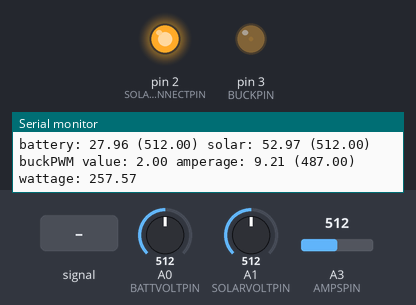
The sketch below on a simulated Arduino Uno, built with avr-gcc and run on an emulated ATmega328P. Parts: output pins drawn as LEDs (lit = HIGH), the last lines printed to the serial monitor. Inputs (shaded band) come from the test bench; at power-on: A1 (SOLARVOLTPIN) = 512, A0 (BATTVOLTPIN) = 512, A3 (AMPSPIN) = 512.

Above: at 1.2 s.
1.3 s: A1 (SOLARVOLTPIN) fed a 2 Hz sine of ±306 counts around its level
4.3 s: A1 (SOLARVOLTPIN) set to 716
At 5.0 s:
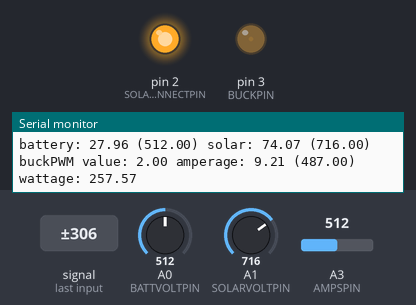
7.3 s: A0 (BATTVOLTPIN) set to 811
9.0 s: A0 (BATTVOLTPIN) set to 835
At 10.2 s:
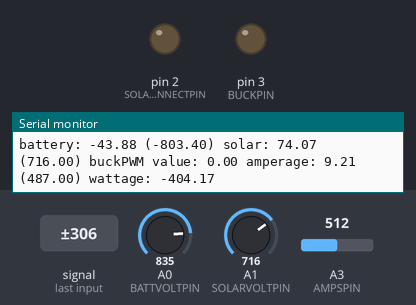
10.5 s: A0 (BATTVOLTPIN) set to 716
At 13.3 s:
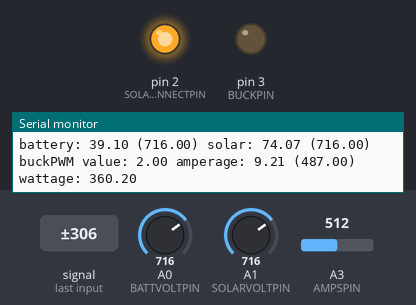
13.5 s: A0 (BATTVOLTPIN) set to 900
At 13.8 s:
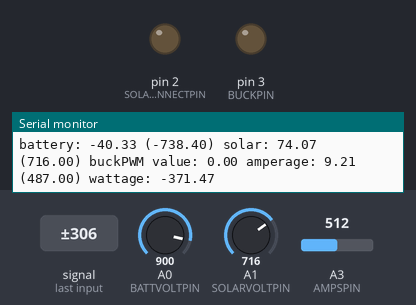
Timing chart, 0 to 16.0 s (numbered marks = the images above; inputs shaded):
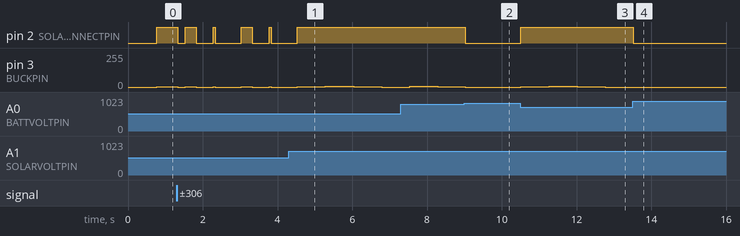

The sketch:

solar_muppet.ino
```cpp
#define BATTVOLTCOEFF 18.31 // calibrates perception of battery voltage
#define SOLARVOLTCOEFF 9.666 // calibrates perception of battery voltage
#define AMPSCOEFF 52.87  // calibrates perception of charge current
#define AMPSOFFSET 25  // calibrates zero amps point

#define LOWVOLTAGEDISCONNECT 10.5
#define LOWVOLTAGEDISCONNECTPIN 13
#define BATTFLOATVOLTAGE 14.1
// 10v = .457v at pin1 = vsolar 20k/1k ohm
// 10v = .927v at pin18 = vbatt?
// ground at pin5,  5v at pin 14
#define BUCKPIN 3 // which pin controls buck-converter transistors
// only use pin 3, 9, 10, or 11.  using 5 or 6 messes up millis() timing
#define SOLARDISCONNECTPIN 2 // turns on transistor linking solar- to ground, or relay
#define BATTVOLTPIN A0 // which pin reports battery voltage from resistors
#define SOLARVOLTPIN A1 // which pin reports solar panel voltage from resistors
#define AMPSPIN A3 // how much current is charging

#define BUCK_CUTIN 5.0  // minimum voltage to turn on transistors
#define BUCK_PERIOD 750 // milliseconds between buck converter pwm updates
#define SOLAR_CUTIN 2.0 // voltage excess over battVoltage which the solar panel can charge
#define DISPLAY_PERIOD 750  // how many milliseconds between printdisplay()s
#define AVG_CYCLES 40  // cycles of averaging function
#define MAXBUCK 254 // maximum pwm value for buck converter

#define BAUDRATE 9600 // serial baud rate for communications with world

float battVoltage = 0;  // voltage of battery
float solarVoltage = 0;  // voltage at panel
float amperage = 0;  // charging current
float wattage, lastWattage = 0;
int battAverageADC, lastBattAverageADC = 0;  // average ADC value of battvoltpin
int ampsAverageADC, lastAmpsAverageADC = 0;  // average ADC value of ampspin
int solarAverageADC = 0;  // average ADC value of solarvoltpin
unsigned long timeNow, lastBuck, lastDisplay = 0; // to hold system times
float buckDirection;  // amount to change PWM of buck converter while hunting
int lastBuckPWM = 0; // used to make sure we only analogWrite when integer changes
float buckPWM = 0.0;  // float to become PWM value of buck converter
float buckJump = 2.0;  // how much to change buckPWM per doBuck() cycle

void setup() {                 // valid divisors for below are 1, 8, 32, 64, 128, 256, 1024
  setPwmFrequency(BUCKPIN,64); // this sets the frequency of PWM on pins 3 and 11 to 62,500 Hz / n
  Serial.begin(BAUDRATE);
  pinMode(BUCKPIN,OUTPUT);  // connects to high-side transistors (Drain to Solar plus)
  pinMode(SOLARDISCONNECTPIN,OUTPUT);  // this must be high to tie solar- to ground when charging
  getVoltages();  // get initial voltage measurements
}

void loop() {
  timeNow = millis();  // get system time for this loop
  getVoltages();  // update voltage measurements
  digitalWrite(LOWVOLTAGEDISCONNECTPIN, (battVoltage > LOWVOLTAGEDISCONNECT));
  doBuck();  // update buck converter PWM value
  if (timeNow - lastDisplay > DISPLAY_PERIOD) {
    printDisplay();  // send serial information to the world
    lastDisplay = timeNow;
  }
}

void doBuck() {
  if ((battVoltage > BUCK_CUTIN) &&  (solarVoltage > battVoltage + SOLAR_CUTIN)) {
    if (timeNow - lastBuck > BUCK_PERIOD) { // if it has been long enough since last time
      lastBuck = timeNow;  // we are doing it now
      if (!buckPWM) {  // the sun just came up
        digitalWrite(SOLARDISCONNECTPIN,HIGH);  // turn on minus-side FET
        buckDirection = buckJump; // we are going to track up now
        buckPWM = buckJump; // start with an initial PWM value of one buckJump
        setPWM(buckPWM);  // set the PWM value
      }
      else { // keep hunting for the best PWM value for maximum wattage
        if (wattage < lastWattage) {
	  buckDirection *= -1;  // if wattage went down, reverse PWM hunting direction
	  Serial.print("x");
	}
        buckPWM += buckDirection; // hunt in whatever direction we are trying now
	if ((battVoltage > BATTFLOATVOLTAGE) && (buckDirection > 0)) {
	  buckDirection *= -1;
	  Serial.print("F");
	}
        setPWM(buckPWM);  // set the PWM value
        if (buckPWM > MAXBUCK) buckPWM = MAXBUCK;
        if (buckPWM < 1) {
          buckDirection = buckJump; // we are going to track up now
          buckPWM = buckJump; // start with an initial PWM value of one buckJump
        } // if (buckPWM < 1)
      } // else
    } // if (timeNow - lastBuck > BUCK_PERIOD)
  }  // if (battVoltage > BUCK_CUTIN)
  else { // there is not enough power to be charging right now
    digitalWrite(SOLARDISCONNECTPIN,LOW); // dont want solar panel draining batts at night
    buckPWM = 0;  // turn off high side FET
    setPWM(buckPWM);
  }
  lastAmpsAverageADC = ampsAverageADC;  // save amperage for comparison next time
  lastBattAverageADC = battAverageADC;  // save battery voltage for comparison next time
  lastWattage = wattage; // save wattage for comparison next time
}

void setPWM(float pwmVal) { // only do the analogWrite if integer value has actually changed
  if ((int)pwmVal != lastBuckPWM) {
    lastBuckPWM = (int)pwmVal;
    analogWrite(BUCKPIN,lastBuckPWM);
  }
}

void printDisplay() {
  Serial.print("battery: ");
  Serial.print(battVoltage);
  Serial.print(" (");
  Serial.print((float)battAverageADC / (float)AVG_CYCLES);
  Serial.print(") solar: ");
  Serial.print(solarVoltage);
  Serial.print(" (");
  Serial.print((float)solarAverageADC / (float)AVG_CYCLES);
  Serial.print(") buckPWM value: ");
  Serial.print(buckPWM);
  Serial.print(" amperage: ");
  Serial.print(amperage);
  Serial.print(" (");
  Serial.print((float)ampsAverageADC / (float)AVG_CYCLES);
  Serial.print(") wattage: ");
  Serial.println(wattage);
}

void getVoltages() {
  battAverageADC = 0;
  for (int i = 0 ; i < AVG_CYCLES ; i++) battAverageADC += analogRead(BATTVOLTPIN); // average digital value
  battVoltage = ((float)battAverageADC / (float)AVG_CYCLES) / BATTVOLTCOEFF;  // convert ADC value to actual voltage

  solarAverageADC = 0;
  for (int i = 0 ; i < AVG_CYCLES ; i++) solarAverageADC += analogRead(SOLARVOLTPIN); // average digital value
  solarVoltage = ((float)solarAverageADC / (float)AVG_CYCLES) / SOLARVOLTCOEFF;  // convert ADC value to actual voltage

  ampsAverageADC = 0;
  for (int i = 0 ; i < AVG_CYCLES ; i++) ampsAverageADC += analogRead(AMPSPIN) - AMPSOFFSET; // average digital value
  amperage = ((float)ampsAverageADC / (float)AVG_CYCLES) / AMPSCOEFF;  // convert ADC value to actual voltage

  wattage = amperage * battVoltage; // we're talking about charge current times battery voltage
}

void setPwmFrequency(int pin, int divisor) {
  byte mode;
  if(pin == 5 || pin == 6 || pin == 9 || pin == 10) {
    switch(divisor) {
    case 1:
      mode = 0x01;
      break;
    case 8:
      mode = 0x02;
      break;
    case 64:
      mode = 0x03;
      break;
    case 256:
      mode = 0x04;
      break;
    case 1024:
      mode = 0x05;
      break;
    default:
      return;
    }
    if(pin == 5 || pin == 6) {
      TCCR0B = TCCR0B & 0b11111000 | mode;
    }
    else {
      TCCR1B = TCCR1B & 0b11111000 | mode;
    }
  }
  else if(pin == 3 || pin == 11) {
    switch(divisor) {
    case 1:
      mode = 0x01;
      break;
    case 8:
      mode = 0x02;
      break;
    case 32:
      mode = 0x03;
      break;
    case 64:
      mode = 0x04;
      break;
    case 128:
      mode = 0x05;
      break;
    case 256:
      mode = 0x06;
      break;
    case 1024:
      mode = 0x7;
      break;
    default:
      return;
    }
    TCCR2B = TCCR2B & 0b11111000 | mode;
  }
}
```

Measured:
- the behaviour switches between 819 and 820 on A0 (BATTVOLTPIN) (found by bisection; images 1 and 2)
- after the input at 4.3 s, pin 2 (SOLARDISCONNECTPIN): goes on until 4.5 s, then stays HIGH
- after the input at 9.0 s, pin 2 (SOLARDISCONNECTPIN): HIGH → LOW at once; pin 3 (BUCKPIN): goes on until 9.0 s, then stays 0/255
- after the input at 10.5 s, pin 2 (SOLARDISCONNECTPIN): LOW → HIGH at once; pin 3 (BUCKPIN): 0/255 → 2/255 at once, → 4/255 0.75 s later, → 2/255 0.75 s later, → 0/255 0.75 s later
- after the input at 13.5 s, pin 2 (SOLARDISCONNECTPIN): HIGH → LOW at once; pin 3 (BUCKPIN): stays 0/255 (without the input it goes to 4/255 after 0.02 s)
